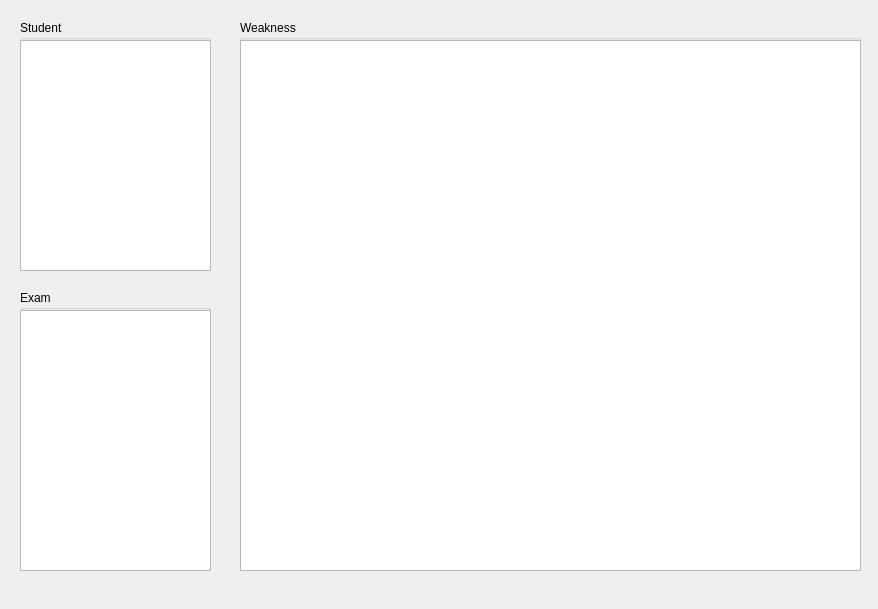
<?xml version="1.0" encoding="UTF-8"?>
<ui version="4.0">
 <class>TableDisplay</class>
 <widget class="QWidget" name="TableDisplay">
  <property name="geometry">
   <rect>
    <x>0</x>
    <y>0</y>
    <width>878</width>
    <height>609</height>
   </rect>
  </property>
  <property name="windowTitle">
   <string>Form</string>
  </property>
  <widget class="QGroupBox" name="StudentBox">
   <property name="geometry">
    <rect>
     <x>20</x>
     <y>20</y>
     <width>191</width>
     <height>251</height>
    </rect>
   </property>
   <property name="title">
    <string>Student</string>
   </property>
   <widget class="QTableView" name="StudentView">
    <property name="geometry">
     <rect>
      <x>0</x>
      <y>20</y>
      <width>191</width>
      <height>231</height>
     </rect>
    </property>
   </widget>
  </widget>
  <widget class="QGroupBox" name="ExamBox">
   <property name="geometry">
    <rect>
     <x>20</x>
     <y>290</y>
     <width>191</width>
     <height>281</height>
    </rect>
   </property>
   <property name="title">
    <string>Exam</string>
   </property>
   <widget class="QTableView" name="ExamView">
    <property name="geometry">
     <rect>
      <x>0</x>
      <y>20</y>
      <width>191</width>
      <height>261</height>
     </rect>
    </property>
   </widget>
  </widget>
  <widget class="QGroupBox" name="WknsBox">
   <property name="geometry">
    <rect>
     <x>240</x>
     <y>20</y>
     <width>621</width>
     <height>551</height>
    </rect>
   </property>
   <property name="title">
    <string>Weakness</string>
   </property>
   <widget class="QTableView" name="WknsView">
    <property name="geometry">
     <rect>
      <x>0</x>
      <y>20</y>
      <width>621</width>
      <height>531</height>
     </rect>
    </property>
   </widget>
  </widget>
 </widget>
 <resources/>
 <connections/>
</ui>
